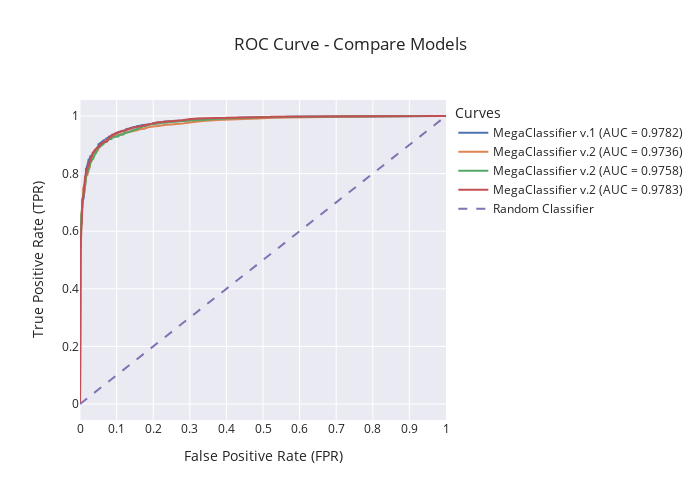

Here is the notebook cell this chart was saved with:
### Code cell
plot_roc_curve(models, test_images)

### Figure 1 — Plotly figure (JSON) as saved in the notebook; plotly's stock layout.template omitted (floating-point values rounded to 4 significant figures; data arrays with more than 128 entries replaced by an {"elided": "..."} marker saying what was removed)
{"data": [{"mode": "lines", "name": "MegaClassifier v.1 (AUC = 0.9782)", "type": "scatter", "x": {"elided": "712 float values"}, "y": {"elided": "712 float values"}}, {"mode": "lines", "name": "MegaClassifier v.2 (AUC = 0.9736)", "type": "scatter", "x": {"elided": "552 float values"}, "y": {"elided": "552 float values"}}, {"mode": "lines", "name": "MegaClassifier v.2 (AUC = 0.9758)", "type": "scatter", "x": {"elided": "631 float values"}, "y": {"elided": "631 float values"}}, {"mode": "lines", "name": "MegaClassifier v.2 (AUC = 0.9783)", "type": "scatter", "x": {"elided": "574 float values"}, "y": {"elided": "574 float values"}}, {"line": {"dash": "dash"}, "mode": "lines", "name": "Random Classifier", "type": "scatter", "x": [0, 1], "y": [0, 1]}], "layout": {"height": 500, "legend": {"title": {"text": "Curves"}}, "title": {"text": "ROC Curve - Compare Models"}, "width": 700, "xaxis": {"dtick": 0.1, "tick0": 0, "tickmode": "linear", "title": {"text": "False Positive Rate (FPR)"}}, "yaxis": {"title": {"text": "True Positive Rate (TPR)"}}}}
